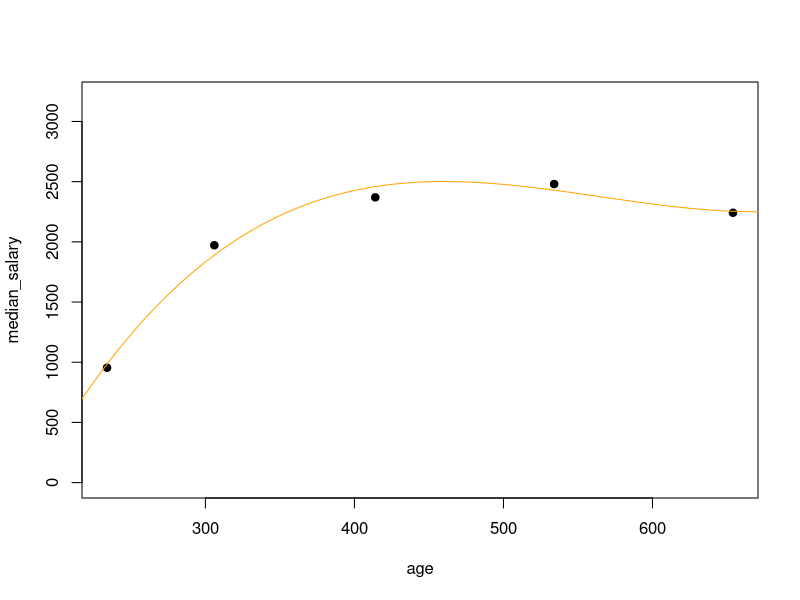
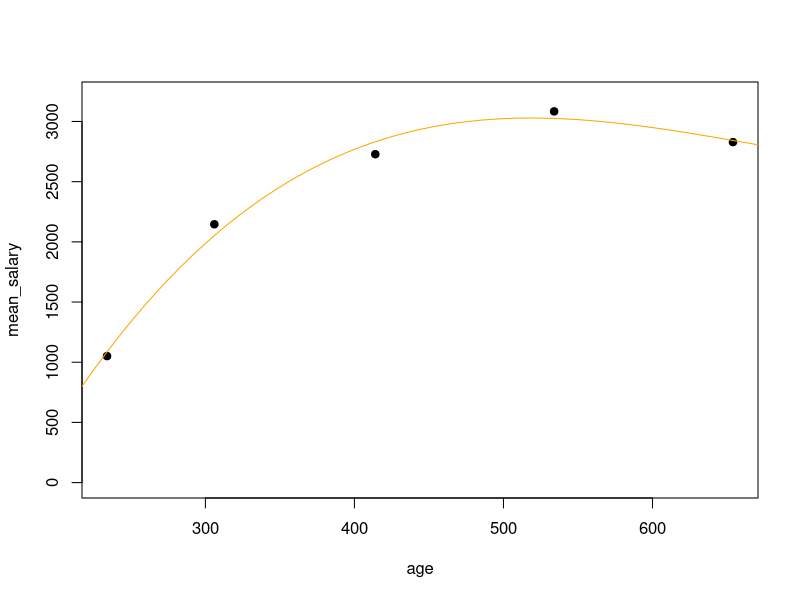
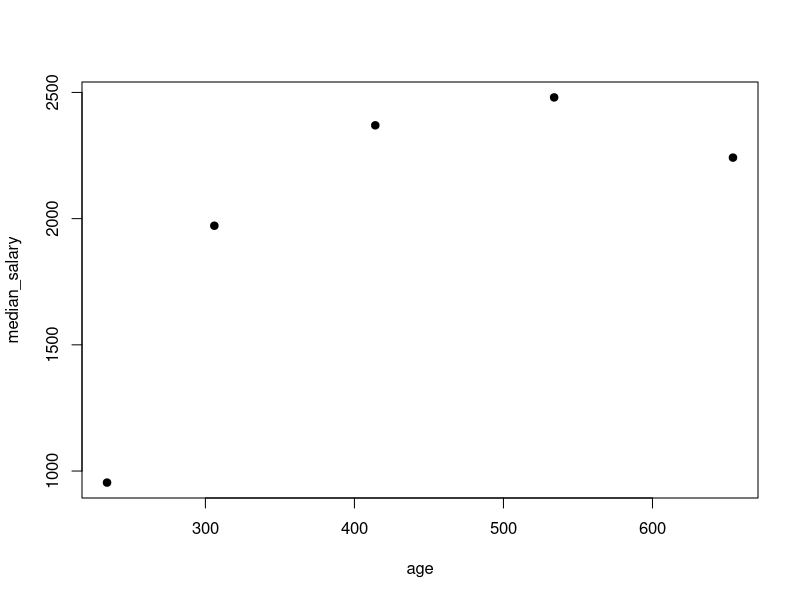
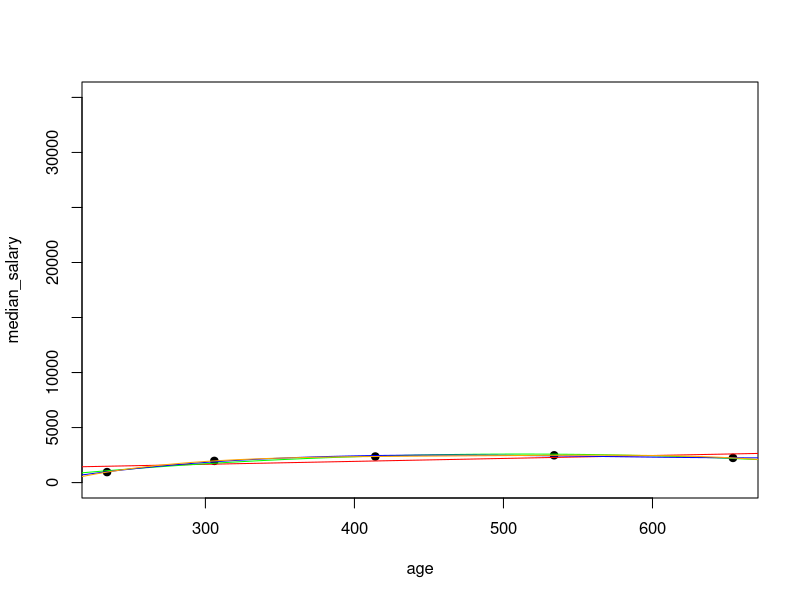
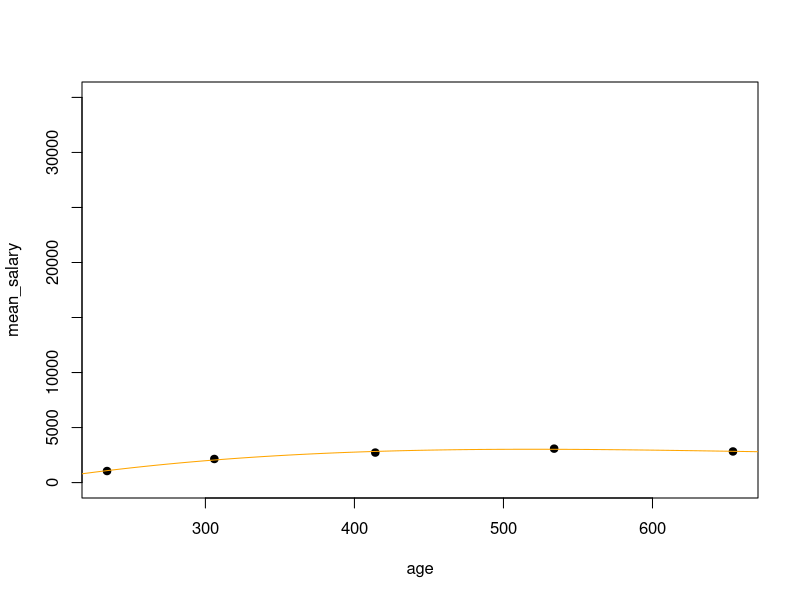
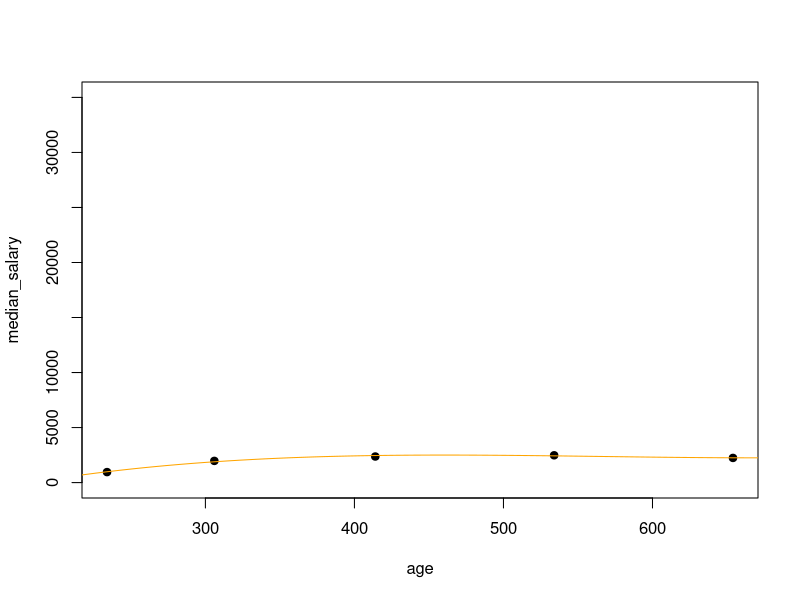

Write R code to recreate these figures, in order. (Note: this script raises an error after producing the figures.)
# Option: Run this as a side script which works on all data in 'datasets' folder at once.
# Save the results of a run so we don't have to run every time?

# earnings and hours by age group
# ONS ASHE, tables 6 https://www.ons.gov.uk/employmentandlabourmarket/peopleinwork/earningsandworkinghours/datasets/agegroupashetable6
# saved in "datasets/PROV - Age Group Table 6.7a   Annual pay - Gross 2020.xls"

# Install tidyverse
# install.packages("tidyverse")
library("tidyverse")

# load data from ASHE table 6
ons_raw_salaries <- readxl::read_excel("datasets/PROV - Age Group Table 6.7a   Annual pay - Gross 2020.xls", range = "All!A3:F13")

# store the useful parts in a tibble
ons_salaries <- tibble(
  age <- unlist(ons_raw_salaries[5:9, 1]),
  median_salary <- as.numeric(unlist(ons_raw_salaries[5:9, 4])),
  mean_salary <- as.numeric(unlist(ons_raw_salaries[5:9, 6])),
)

colnames(ons_salaries) <- c("age", "median_salary", "mean_salary")


# split age bands into min, max and average, and convert to numeric
ons_salaries$age_min <- str_sub(ons_salaries$age, 1, 2) %>% as.numeric()

ons_salaries <- ons_salaries %>% mutate(age_min = str_sub(age, 1, 2) %>% as.numeric(),
                        age_max = str_sub(age, -2, -1) %>% as.numeric(),
                        age_mid = (age_max + age_min)/2,
                        age_months = age_mid*12,
                        month_median_salary = (1/12) * median_salary,
                        month_mean_salary = (1/12) * mean_salary)

age <- ons_salaries$age_months
median_salary <- ons_salaries$month_median_salary
mean_salary <- ons_salaries$month_mean_salary




##### At the risk of overfitting, I will use the fourth degree polynomial, for the best fit of the data.
# May revisit this in future.

# fit third degree polynomial equation for median and mean:
median_fit <- lm(median_salary ~ poly(age, 3, raw=TRUE))
mean_fit <- lm(mean_salary ~ poly(age, 3, raw=TRUE))

#generate range of 100 numbers starting from 0 and ending at 800
xx <- seq(0, 800, length=100)
plot(x=age, y=median_salary, pch=19, ylim=c(0, 3200))
lines(xx, predict(median_fit, data.frame(age=xx)), col="orange")

# same for mean fit
xx <- seq(0, 800, length=100)
plot(x=age, y=mean_salary, pch=19, ylim=c(0, 3200))
lines(xx, predict(mean_fit, data.frame(age=xx)), col="orange")

summary(median_fit)










###### Testing which fit to use 
##### Plot and fit a curve through the median and mean salaries
# Code for this is adapted from https://davetang.org/muse/2013/05/09/on-curve-fitting/

# make median_salary the predictor, and y the response variable
plot(x=age, y=median_salary, pch = 19)

# fit first degree polynomial equation:
fit  <- lm(median_salary ~ age)
#second degree
fit2 <- lm(median_salary ~ poly(age, 2, raw=TRUE))
#third degree
fit3 <- lm(median_salary ~ poly(age, 3, raw=TRUE))
#fourth degree
fit4 <- lm(median_salary ~ poly(age, 4, raw=TRUE))


#generate range of 50 numbers starting from 30 and ending at 160
xx <- seq(0, 800, length=100)
plot(x=age, y=median_salary, pch=19, ylim=c(0, 35000))
lines(xx, predict(fit, data.frame(age=xx)), col="red")
lines(xx, predict(fit2, data.frame(age=xx)), col="green")
lines(xx, predict(fit3, data.frame(age=xx)), col="blue")
lines(xx, predict(fit4, data.frame(age=xx)), col="orange")

summary(fit4)



##### To avoid overfitting, and for simplicity, I will use the third degree polynomial.
# May revisit this in future.

# fit third degree polynomial equation for mean and median:
mean_fit <- lm(mean_salary ~ poly(age, 3, raw=TRUE))
median_fit <- lm(median_salary ~ poly(age, 3, raw=TRUE))

#generate range of 100 numbers starting from 0 and ending at 800
xx <- seq(0, 800, length=100)
plot(x=age, y=mean_salary, pch=19, ylim=c(0, 35000))
lines(xx, predict(mean_fit, data.frame(age=xx)), col="orange")


# same for median fit
xx <- seq(0, 800, length=100)
plot(x=age, y=median_salary, pch=19, ylim=c(0, 35000))
lines(xx, predict(median_fit, data.frame(age=xx)), col="orange")

summary(median_fit)



##### Converting to a monthly salary schedule
# from age 19.5 to 54.5
# Repayment countdown starts on April after finishing uni
# For simplicity, I assume this starts at age 22.
# This is only needed to know where on the curve to fit people.

# Big assumption: Graduates follow a similar schedule to this.

# Next steps: convert from years to months
# Identify starting month (age 22)
# Extract or derive the equation from the fitted polynomial
# Use the equation to create a salary schedule
# Scale based on starting salary to create salary schedule.
# Sanity-check resulting schedule is sensible
# Use resulting schedule as in the repayment simulator


##### polynomial test
# median
x = 35
y = -2.019e+05 + 2.289e+04*x -8.598e+02*x^2 + 1.443e+01 * x^3 + -9.074e-02*x^4

#mean
x = 35
y = -2.089e+05 + 2.400e+04* x + -9.204e+02* (x^2) + 1.602e+01* (x^3) + -1.047e-01* (x^4)


# While mean is arguably a better descriptor of the whole population, the median is a more typical case.
# This is all filled with assumptions, so I will take median as my salary shedule shape.












# Function defined in 'basic_functions_only'

#  Run the function to make a salary schedule
salary_schedule <- find_salary_schedule()


















#### Discussion 

# exp(1) is e. e^(number of years * growth_rate) shows the salary after it's been growing at a given constant percentage growth_rate for a given number_of_years.

#Salary Growth
# according to  https://www.instantoffices.com/blog/reports-and-research/average-uk-salary/, the average
# rate of individual salary growth after inflation is 2.2%. Obviously this will vary across professions 
#but for now I'm taking that as a reasonable guess of how fast my salary will grow from the starting salary.
# Similar results from https://www.ons.gov.uk/visualisations/dvc409/calc/index.html 
# The ONS widget says that currently inflation = 1.7% and pay growth is 4%, which implies 2.3% real growth.
# As a simple assumption I'm happy enough with this to stick to 2.2%.

# However, in practice salaries will often initially increase more quickly and then slow down.
# It could be better to fit a curve which increases quite fast then slows down, e.g. towards and asymptote.
# One option: Find average graduate starting salaries + salaries at a given years /age, and then fit a curve through these points.
# This will give a) a data-driven shape, and b) default parameter values, for the salary vector.

# Define parameters, salary vector, starting debt, etc. Before running the loop; not as part of it.